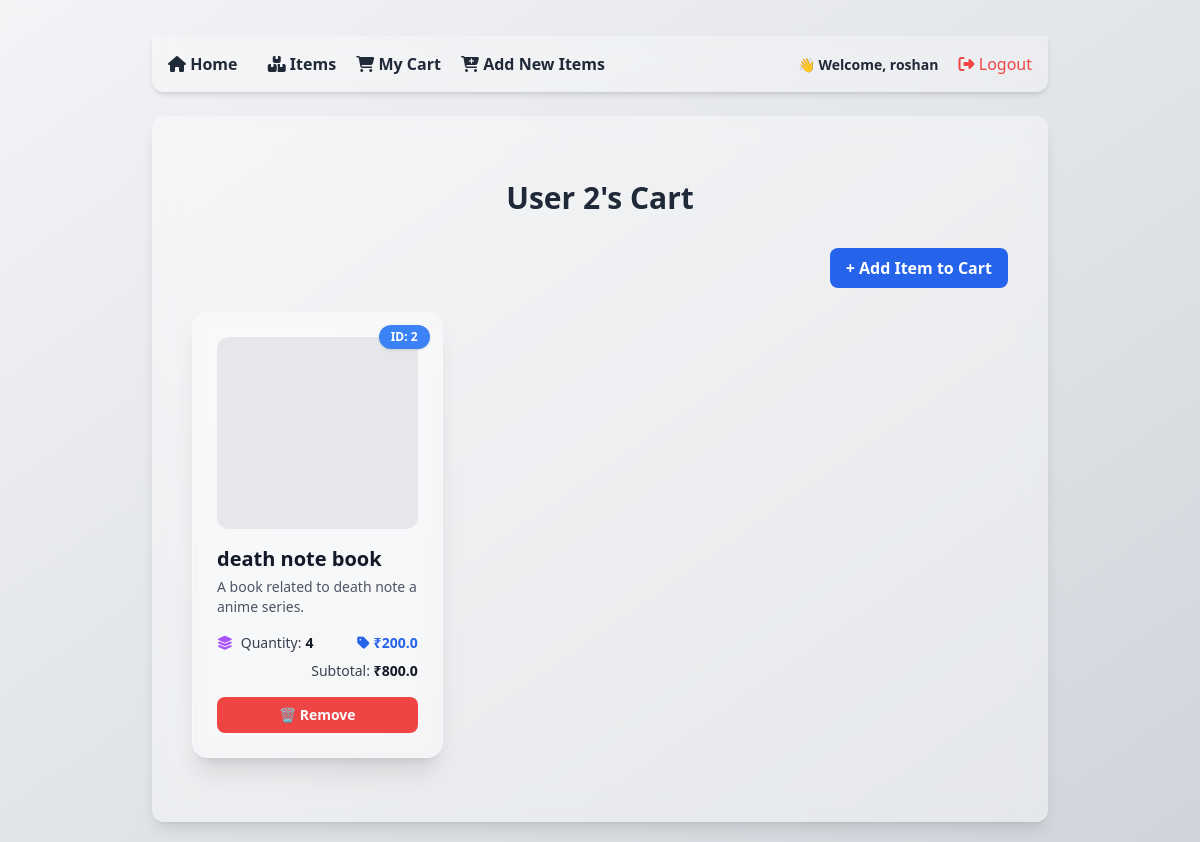
The page /cart/2 (signed in) on the database its author committed.
### tables this page shows
CREATE TABLE cart (
            id INTEGER PRIMARY KEY AUTOINCREMENT,
            user_id INTEGER,
            item_id INTEGER,
            quantity INTEGER,
            FOREIGN KEY (user_id) REFERENCES users(id),
            FOREIGN KEY (item_id) REFERENCES items(id)
        );

CREATE TABLE items (
            id INTEGER PRIMARY KEY AUTOINCREMENT,
            name TEXT,
            about TEXT,
            category TEXT,
            price REAL,
            stock INTEGER,
            image_url TEXT
        );

### routes/cartRoutes.py (the view)
@cart_bp.route('/cart/<int:user_id>', methods=['GET'])
def show_cart(user_id):
    conn, cursor = get_cursor()
    cursor.execute("""
        SELECT cart.id, items.id as item_id, items.name AS item_name, items.price,
               cart.quantity, items.image_url, items.about
        FROM cart
        JOIN items ON cart.item_id = items.id
        WHERE cart.user_id = ?
    """, (user_id,))
    cart_items = cursor.fetchall()
    cursor.close()
    conn.close()
    return render_template("cart.html", cart=cart_items, user_id=user_id)

### db.py (called while the page is built)
def get_db_connection():
    conn = sqlite3.connect('ecommerce.db')  # This will create the file if it doesn't exist
    conn.row_factory = sqlite3.Row         # Optional: return rows as dictionaries
    return conn

### routes/cartRoutes.py (called while the page is built)
def get_cursor():
    conn = get_db_connection()
    conn.row_factory = sqlite3.Row  # Enables dictionary-like access
    return conn, conn.cursor()

### templates/cart.html (shortened to what this page needs)
{% extends "base.html" %}
{% block content %}
<div class="max-w-6xl mx-auto px-4 py-10">
  <h2 class="text-3xl font-bold text-gray-800 mb-8 text-center">User {{ user_id }}'s Cart</h2>
  <div class="flex justify-end mb-6">
    <a href="{{ url_for('cart.add_to_cart', user_id=user_id) }}"
      class="bg-blue-600 hover:bg-blue-700 text-white font-semibold py-2 px-4 rounded-lg transition">
      + Add Item to Cart
    </a>
  </div>
  {% if cart %}
  <div class="grid grid-cols-1 sm:grid-cols-2 lg:grid-cols-3 gap-8">
    {% for item in cart %}
    <div
      class="relative bg-white/20 backdrop-blur-md p-6 rounded-2xl shadow-xl hover:shadow-2xl transition transform hover:-translate-y-1 hover:scale-[1.02] border border-white/30 flex flex-col">
      <div class="absolute top-3 right-3 bg-blue-500 text-white text-xs font-bold px-3 py-1 rounded-full shadow">
        ID: {{ item.item_id }}
      </div>
      <div class="h-48 w-full bg-gray-200 rounded-xl mb-4 bg-cover bg-center"
        style="background-image: url('{{ item.image_url if item.image_url else '/static/default-image.png' }}');">
      </div>
      <div class="mb-4">
        <h4 class="text-xl font-extrabold text-gray-900 drop-shadow-sm">{{ item.item_name }}</h4>
        {% if item.about %}
        <p class="text-sm text-gray-600 mt-1">{{ item.about }}</p>
        {% endif %}
      </div>
      <div class="text-sm mb-4">
        <div class="flex items-center justify-between">
          <span class="flex items-center text-gray-700">
            <i class="fas fa-layer-group mr-2 text-purple-500"></i>
            Quantity: <strong class="ml-1 text-gray-900">{{ item.quantity }}</strong>
          </span>
          <span class="flex items-center text-blue-600 font-bold">
            <i class="fas fa-tag mr-1"></i> ₹{{ item.price }}
          </span>
        </div>
        <div class="text-right text-gray-700 mt-2">
          Subtotal: <strong class="text-gray-900">₹{{ item.price * item.quantity }}</strong>
        </div>
      </div>
      <div class="mt-auto">
        <form method="POST" action="{{ url_for('cart.delete_from_cart', user_id=user_id, cart_id=item.id) }}">
          <button type="submit"
            class="w-full bg-red-500 hover:bg-red-600 text-white text-sm font-semibold px-4 py-2 rounded-lg transition">
            🗑 Remove
          </button>
        </form>
      </div>
    </div>
    {% endfor %}
  </div>
  {% else %}
  <div class="text-center text-gray-600 text-lg mt-10">
    🛒 Your cart is currently empty.
  </div>
  {% endif %}
</div>
{% endblock %}

### static/style.css (style rules this page uses)
body { font-family: sans-serif; padding: 20px; }

### rows shown on the page
cart: item_id "2", item_name "death note book", about "A book related to death note a anime series.", quantity "4", price "200.0", item.price*item.quantity "800.0"

### other values the page prints
{{ session.username }} "roshan"
{{ user_id }} "2"
